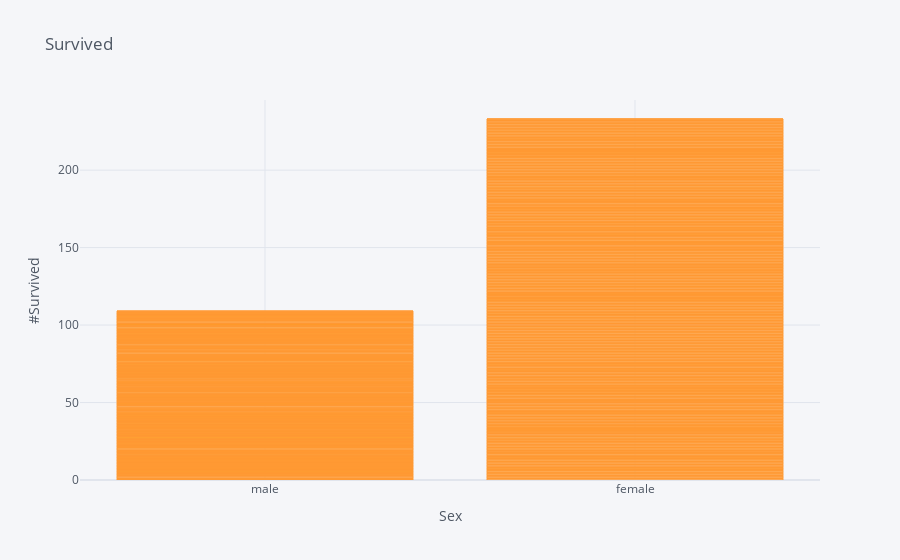

The notebook cell saved with this chart:
### Code cell
titanic.iplot(kind = 'bar', x = 'sex', y = 'survived', title = 'Survived', xTitle='Sex', yTitle='#Survived')

### Figure 1 — Plotly figure (JSON) as saved in the notebook; plotly's stock layout.template omitted (floating-point values rounded to 4 significant figures; data arrays with more than 128 entries replaced by an {"elided": "..."} marker saying what was removed)
{"data": [{"marker": {"color": "rgba(255, 153, 51, 0.6)", "line": {"color": "rgba(255, 153, 51, 1.0)", "width": 1}}, "name": "survived", "orientation": "v", "text": "", "type": "bar", "x": {"elided": "891 str values"}, "y": {"elided": "891 int values"}}], "layout": {"legend": {"bgcolor": "#F5F6F9", "font": {"color": "#4D5663"}}, "paper_bgcolor": "#F5F6F9", "plot_bgcolor": "#F5F6F9", "title": {"font": {"color": "#4D5663"}, "text": "Survived"}, "xaxis": {"gridcolor": "#E1E5ED", "showgrid": true, "tickfont": {"color": "#4D5663"}, "title": {"font": {"color": "#4D5663"}, "text": "Sex"}, "zerolinecolor": "#E1E5ED"}, "yaxis": {"gridcolor": "#E1E5ED", "showgrid": true, "tickfont": {"color": "#4D5663"}, "title": {"font": {"color": "#4D5663"}, "text": "#Survived"}, "zerolinecolor": "#E1E5ED"}}}
